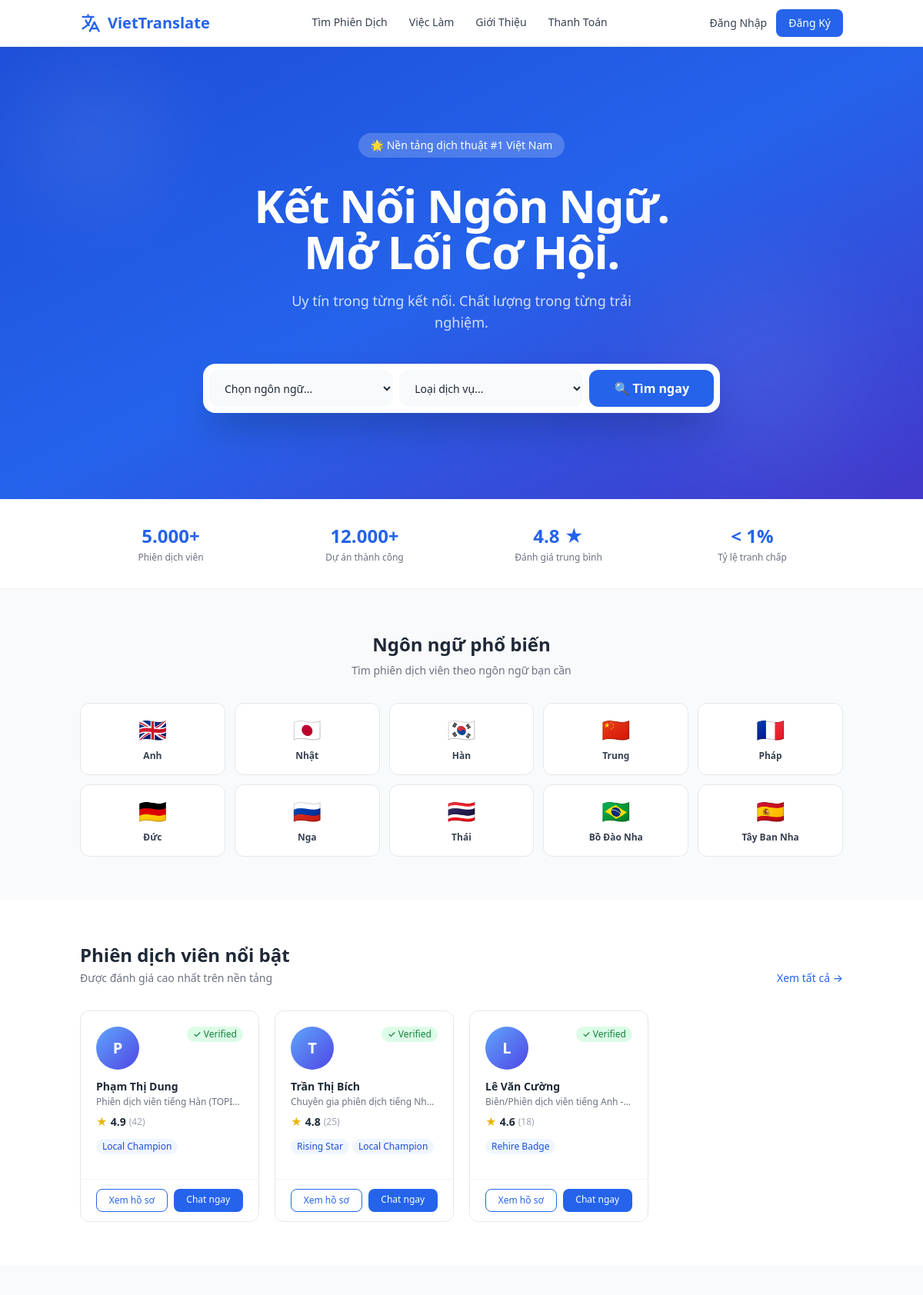
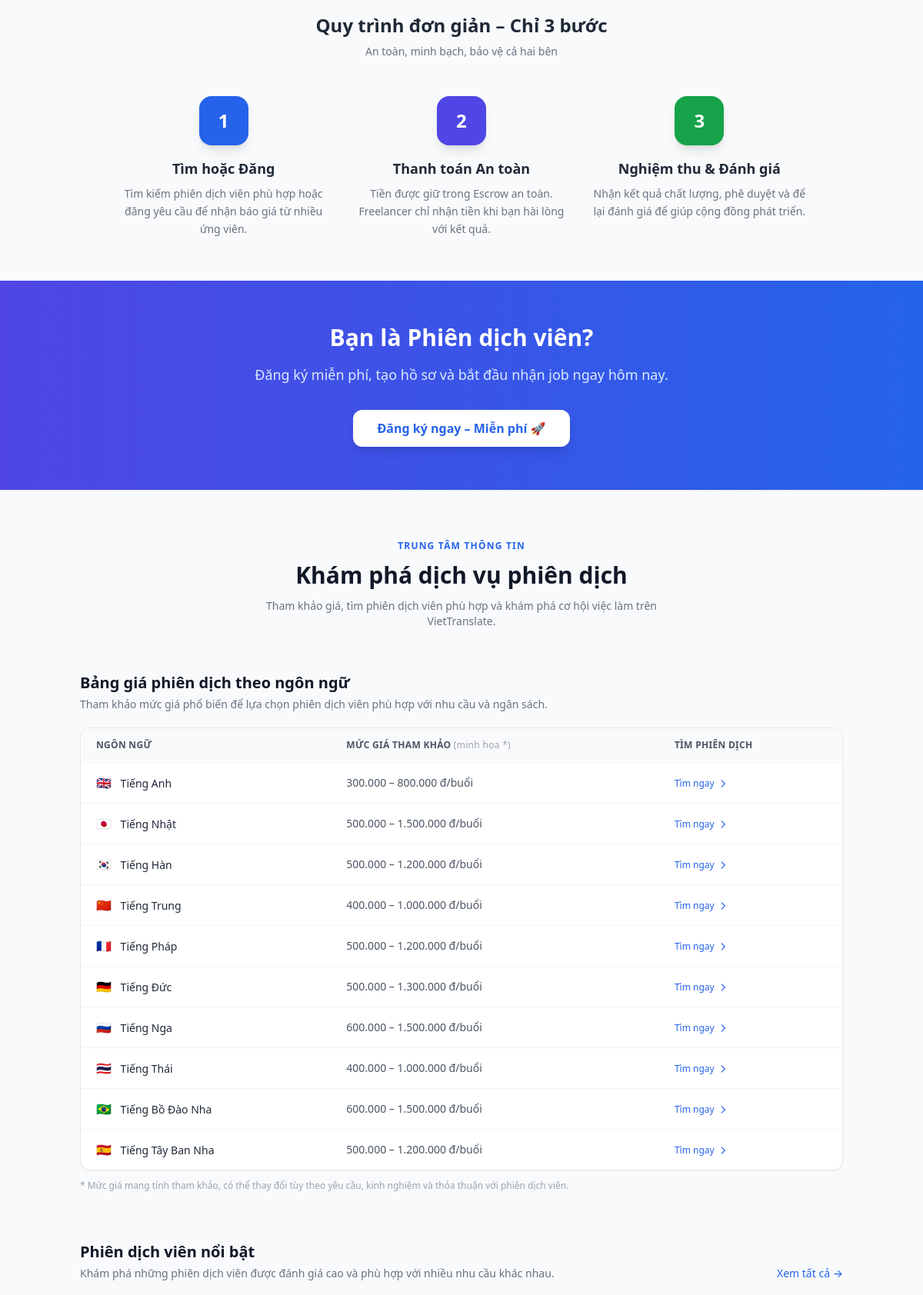
The page / (upper part) on the database its author committed (2 pictures, top to bottom).
### models.py (models this page shows)
class TranslatorProfile(db.Model):
    id = db.Column(db.Integer, primary_key=True)
    user_id = db.Column(db.Integer, db.ForeignKey('user.id'), nullable=False)
    title = db.Column(db.String(200))
    bio = db.Column(db.Text)
    languages = db.Column(db.String(300))
    badges = db.Column(db.String(200))
    rating = db.Column(db.Float, default=0.0)
    total_reviews = db.Column(db.Integer, default=0)
    total_jobs = db.Column(db.Integer, default=0)
    response_time = db.Column(db.String(50), default='2 giờ')
    is_verified = db.Column(db.Boolean, default=False)
    services = db.relationship('Service', backref='profile', lazy=True)

class User(db.Model):
    id = db.Column(db.Integer, primary_key=True)
    name = db.Column(db.String(100), nullable=False)
    email = db.Column(db.String(120), unique=True, nullable=False)
    password_hash = db.Column(db.String(256), nullable=False)
    phone = db.Column(db.String(20))
    role = db.Column(db.String(20), nullable=False)  # 'hirer', 'translator', 'admin'
    is_admin = db.Column(db.Boolean, default=False)
    is_active = db.Column(db.Boolean, default=True)
    created_at = db.Column(db.DateTime, default=datetime.utcnow)
    profile = db.relationship('TranslatorProfile', backref='user', uselist=False)
    jobs_posted = db.relationship('Job', backref='hirer', lazy=True)
    proposals = db.relationship('Proposal', backref='translator', lazy=True)
    messages_sent = db.relationship('Message', foreign_keys='Message.sender_id', backref='sender', lazy=True)
    direct_messages_sent = db.relationship('DirectMessage', foreign_keys='DirectMessage.sender_id', backref='sender', lazy=True)

### app.py (the view)
@app.route('/')
def index():
    top_translators = TranslatorProfile.query.filter_by(is_verified=True).order_by(
        TranslatorProfile.rating.desc()).limit(4).all()
    return render_template('index.html', top_translators=top_translators)

### app.py (called while the page is built)
@app.context_processor
def inject_globals():
    user = None
    if 'user_id' in session:
        user = User.query.get(session['user_id'])
    return dict(current_user=user, LANGUAGES=LANGUAGES)

### templates/index.html (shortened to what this page needs)
{% extends "base.html" %}
{% block content %}
<section class="relative bg-gradient-to-br from-blue-700 via-blue-600 to-indigo-700 text-white overflow-hidden">
    <div class="absolute inset-0 opacity-10">
        <div class="absolute top-10 left-10 w-40 h-40 bg-white rounded-full blur-3xl"></div>
        <div class="absolute bottom-10 right-20 w-64 h-64 bg-indigo-300 rounded-full blur-3xl"></div>
    </div>
    <div class="relative container mx-auto px-4 py-20 md:py-28">
        <div class="max-w-3xl mx-auto text-center">
            <div class="inline-block bg-white/20 text-white text-sm font-medium px-4 py-1.5 rounded-full mb-8">
                🌟 Nền tảng dịch thuật #1 Việt Nam
            </div>
            <h1 class="text-4xl sm:text-5xl md:text-6xl font-extrabold leading-tight tracking-tight mb-5">
                Kết Nối Ngôn Ngữ.<br>Mở Lối Cơ Hội.
            </h1>
            <p class="text-base sm:text-lg text-white/80 font-medium mb-10 max-w-lg mx-auto leading-relaxed">
                Uy tín trong từng kết nối. Chất lượng trong từng trải nghiệm.
            </p>
            <div class="bg-white rounded-2xl p-2 flex flex-col md:flex-row gap-2 shadow-2xl max-w-2xl mx-auto">
                <select id="qs-lang" class="flex-1 px-4 py-3 text-gray-800 text-sm rounded-xl focus:outline-none focus:ring-2 focus:ring-blue-300 bg-gray-50">
                    <option value="">Chọn ngôn ngữ...</option>
                </select>
                <select id="qs-type" class="flex-1 px-4 py-3 text-gray-800 text-sm rounded-xl focus:outline-none focus:ring-2 focus:ring-blue-300 bg-gray-50">
                    <option value="">Loại dịch vụ...</option>
                </select>
                <button onclick="quickSearch()" class="bg-primary text-white font-bold px-8 py-3 rounded-xl hover:bg-blue-700 transition whitespace-nowrap">
                    🔍 Tìm ngay
                </button>
            </div>
        </div>
    </div>
</section>
<section class="bg-white border-b border-gray-100">
    <div class="container mx-auto px-4 py-6">
        <div class="grid grid-cols-2 md:grid-cols-4 gap-4 text-center">
            <div class="py-2">
                <p class="text-2xl font-bold text-primary">5.000+</p>
                <p class="text-xs text-gray-500 mt-1">Phiên dịch viên</p>
            </div>
            <div class="py-2">
                <p class="text-2xl font-bold text-primary">12.000+</p>
                <p class="text-xs text-gray-500 mt-1">Dự án thành công</p>
            </div>
            <div class="py-2">
                <p class="text-2xl font-bold text-primary">4.8 ★</p>
                <p class="text-xs text-gray-500 mt-1">Đánh giá trung bình</p>
            </div>
            <div class="py-2">
                <p class="text-2xl font-bold text-primary">&lt; 1%</p>
                <p class="text-xs text-gray-500 mt-1">Tỷ lệ tranh chấp</p>
            </div>
        </div>
    </div>
</section>
<section class="py-14 bg-gray-50">
    <div class="container mx-auto px-4">
        <h2 class="text-2xl font-bold text-center mb-2">Ngôn ngữ phổ biến</h2>
        <p class="text-gray-500 text-center text-sm mb-8">Tìm phiên dịch viên theo ngôn ngữ bạn cần</p>
        <div class="grid grid-cols-3 md:grid-cols-5 gap-3">
            {% for lang, flag, cert in LANGUAGES %}
            <a href="{{ url_for('translator_list', lang=lang) }}"
               class="card-hover bg-white rounded-xl p-4 text-center border border-gray-200 hover:border-primary group">
                <div class="text-3xl mb-2">{{ flag }}</div>
                <p class="text-xs font-semibold text-gray-700 group-hover:text-primary">{{ lang.replace('Tiếng ', '') }}</p>
            </a>
            {% endfor %}
        </div>
    </div>
</section>
{% if top_translators %}
<section class="py-14 bg-white">
    <div class="container mx-auto px-4">
        <div class="flex justify-between items-end mb-8">
            <div>
                <h2 class="text-2xl font-bold mb-1">Phiên dịch viên nổi bật</h2>
                <p class="text-gray-500 text-sm">Được đánh giá cao nhất trên nền tảng</p>
            </div>
            <a href="{{ url_for('translator_list') }}" class="text-sm text-primary font-medium hover:underline">Xem tất cả →</a>
        </div>
        <div class="grid grid-cols-1 sm:grid-cols-2 lg:grid-cols-4 gap-5">
            {% for profile in top_translators %}
            <div class="card-hover bg-white rounded-xl border border-gray-200 overflow-hidden">
                <div class="p-5">
                    <div class="flex justify-between items-start mb-3">
                        <div class="w-14 h-14 rounded-full bg-gradient-to-br from-blue-400 to-indigo-600 flex items-center justify-center text-white text-xl font-bold">
                            {{ profile.user.name[0]|upper }}
                        </div>
                        {% if profile.is_verified %}
                        <span class="bg-green-100 text-green-700 text-xs px-2 py-0.5 rounded-full font-medium">✓ Verified</span>
                        {% endif %}
                    </div>
                    <h3 class="font-bold text-gray-800 text-sm mb-0.5">{{ profile.user.name }}</h3>
                    <p class="text-xs text-gray-500 mb-2 line-clamp-1">{{ profile.title }}</p>
                    <div class="flex items-center gap-1 text-yellow-500 text-sm mb-3">
                        <span>★</span>
                        <span class="font-bold text-gray-800">{{ profile.rating }}</span>
                        <span class="text-gray-400 text-xs">({{ profile.total_reviews }})</span>
                    </div>
                    {% if profile.badges %}
                    <div class="flex flex-wrap gap-1 mb-3">
                        {% for b in profile.badges.split(',')[:2] %}
                        <span class="text-xs bg-blue-50 text-blue-700 px-2 py-0.5 rounded-full">{{ b.strip() }}</span>
                        {% endfor %}
                    </div>
                    {% endif %}
                </div>
                <div class="border-t border-gray-100 px-5 py-3 flex gap-2">
                    <a href="{{ url_for('translator_profile', profile_id=profile.id) }}" class="flex-1 text-center text-xs font-medium text-primary border border-primary rounded-lg py-1.5 hover:bg-blue-50 transition">Xem hồ sơ</a>
                    <a href="{{ url_for('direct_chat', translator_user_id=profile.user_id) }}" class="flex-1 text-center text-xs font-medium text-white bg-primary rounded-lg py-1.5 hover:bg-blue-700 transition">Chat ngay</a>
                </div>
            </div>
            {% endfor %}
        </div>
    </div>
</section>
{% endif %}
<section class="py-14 bg-gray-50">
    <div class="container mx-auto px-4">
        <h2 class="text-2xl font-bold text-center mb-2">Quy trình đơn giản – Chỉ 3 bước</h2>
        <p class="text-gray-500 text-center text-sm mb-12">An toàn, minh bạch, bảo vệ cả hai bên</p>
        <div class="grid md:grid-cols-3 gap-8 max-w-4xl mx-auto">
            <div class="text-center">
                <div class="w-16 h-16 mx-auto mb-4 bg-blue-600 text-white rounded-2xl flex items-center justify-center text-2xl font-bold shadow-lg">1</div>
                <h3 class="font-bold text-lg mb-2">Tìm hoặc Đăng</h3>
                <p class="text-gray-500 text-sm leading-relaxed">Tìm kiếm phiên dịch viên phù hợp hoặc đăng yêu cầu để nhận báo giá từ nhiều ứng viên.</p>
            </div>
            <div class="text-center">
                <div class="w-16 h-16 mx-auto mb-4 bg-indigo-600 text-white rounded-2xl flex items-center justify-center text-2xl font-bold shadow-lg">2</div>
                <h3 class="font-bold text-lg mb-2">Thanh toán An toàn</h3>
                <p class="text-gray-500 text-sm leading-relaxed">Tiền được giữ trong Escrow an toàn. Freelancer chỉ nhận tiền khi bạn hài lòng với kết quả.</p>
            </div>
            <div class="text-center">
                <div class="w-16 h-16 mx-auto mb-4 bg-green-600 text-white rounded-2xl flex items-center justify-center text-2xl font-bold shadow-lg">3</div>
                <h3 class="font-bold text-lg mb-2">Nghiệm thu & Đánh giá</h3>
                <p class="text-gray-500 text-sm leading-relaxed">Nhận kết quả chất lượng, phê duyệt và để lại đánh giá để giúp cộng đồng phát triển.</p>
            </div>
        </div>
    </div>
</section>
<section class="py-14 bg-gradient-to-r from-indigo-600 to-blue-600 text-white">
    <div class="container mx-auto px-4 text-center">
        <h2 class="text-3xl font-bold mb-4">Bạn là Phiên dịch viên?</h2>
        <p class="text-blue-100 mb-8 text-lg">Đăng ký miễn phí, tạo hồ sơ và bắt đầu nhận job ngay hôm nay.</p>
        <a href="{{ url_for('register') }}" class="inline-block bg-white text-primary font-bold px-8 py-3 rounded-xl hover:bg-gray-50 transition shadow-lg">
            Đăng ký ngay – Miễn phí 🚀
        </a>
    </div>
</section>
<section class="bg-slate-50 border-t border-gray-200" aria-label="Thông tin và tài nguyên về phiên dịch">
    <div class="container mx-auto px-4 pt-16 pb-20">
        <div class="text-center mb-14">
            <p class="text-xs font-semibold tracking-widest text-primary uppercase mb-3">Trung tâm thông tin</p>
            <h2 class="text-2xl sm:text-3xl font-bold text-gray-900 mb-3">Khám phá dịch vụ phiên dịch</h2>
            <p class="text-gray-500 text-sm max-w-xl mx-auto">Tham khảo giá, tìm phiên dịch viên phù hợp và khám phá cơ hội việc làm trên VietTranslate.</p>
        </div>
        <div id="bang-gia-phien-dich" class="mb-16 scroll-mt-20">
            <div class="flex items-end justify-between mb-2">
                <div>
                    <h2 class="text-xl font-bold text-gray-900">Bảng giá phiên dịch theo ngôn ngữ</h2>
                    <p class="text-gray-500 text-sm mt-1">Tham khảo mức giá phổ biến để lựa chọn phiên dịch viên phù hợp với nhu cầu và ngân sách.</p>
                </div>
            </div>
            <div class="overflow-x-auto rounded-xl border border-gray-200 bg-white shadow-sm mt-5">
                <table class="w-full text-sm min-w-[560px]" role="table">
                    <thead>
                        <tr class="border-b border-gray-100 bg-gray-50 text-gray-600 text-xs uppercase tracking-wide">
                            <th scope="col" class="text-left px-5 py-3.5 font-semibold">Ngôn ngữ</th>
                            <th scope="col" class="text-left px-5 py-3.5 font-semibold">Mức giá tham khảo <span class="text-gray-400 font-normal normal-case">(minh họa *)</span></th>
                            <th scope="col" class="text-left px-5 py-3.5 font-semibold">Tìm phiên dịch</th>
                        </tr>
                    </thead>
                    <tbody class="divide-y divide-gray-100">
                        {% for lang, flag, cert in LANGUAGES %}
                        <tr class="hover:bg-blue-50/40 transition-colors">
                            <td class="px-5 py-3.5">
                                <span class="mr-2 text-base">{{ flag }}</span>
                                <span class="font-medium text-gray-800">{{ lang }}</span>
                            </td>
                            <td class="px-5 py-3.5 text-gray-600 tabular-nums">
                                {{ price_data.get(lang, 'Liên hệ để báo giá') }}
                            </td>
                            <td class="px-5 py-3.5">
                                <a href="{{ url_for('translator_list', lang=lang) }}"
                                   class="inline-flex items-center gap-1 text-primary font-medium text-xs hover:underline"
                                   aria-label="Tìm phiên dịch viên {{ lang }}">
                                    Tìm ngay
                                    <svg class="w-3.5 h-3.5" fill="none" stroke="currentColor" viewBox="0 0 24 24" aria-hidden="true"><path stroke-linecap="round" stroke-linejoin="round" stroke-width="2" d="M9 5l7 7-7 7"/></svg>
                                </a>
                            </td>
                        </tr>
                        {% endfor %}
                    </tbody>
                </table>
            </div>
            <p class="text-xs text-gray-400 mt-3">* Mức giá mang tính tham khảo, có thể thay đổi tùy theo yêu cầu, kinh nghiệm và thỏa thuận với phiên dịch viên.</p>
        </div>
        <div id="phien-dich-vien-noi-bat" class="mb-16 scroll-mt-20">
            <div class="flex items-end justify-between mb-5">
                <div>
                    <h2 class="text-xl font-bold text-gray-900">Phiên dịch viên nổi bật</h2>
                    <p class="text-gray-500 text-sm mt-1">Khám phá những phiên dịch viên được đánh giá cao và phù hợp với nhiều nhu cầu khác nhau.</p>
                </div>
                <a href="{{ url_for('translator_list') }}" class="hidden sm:block text-sm text-primary font-medium hover:underline shrink-0 ml-4">
                    Xem tất cả →
                </a>
            </div>
        </div>
    </div>
</section>
{% endblock %}

### templates/base.html (style rules this page uses)
body { font-family:'Segoe UI',system-ui,-apple-system,sans-serif }
.card-hover { transition:transform .2s,box-shadow .2s }

### rows shown on the page
TranslatorProfile: user "P", is_verified "✓ Verified", user.name "Phạm Thị Dung", title "Phiên dịch viên tiếng Hàn…", rating "4.9", total_reviews "42", strip "Local Champion"
TranslatorProfile: user "T", is_verified "✓ Verified", user.name "Trần Thị Bích", title "Chuyên gia phiên dịch tiếng…", rating "4.8", total_reviews "25", strip "Rising Star" "Local Champion"
TranslatorProfile: user "L", is_verified "✓ Verified", user.name "Lê Văn Cường", title "Biên/Phiên dịch viên tiếng Anh…", rating "4.6", total_reviews "18", strip "Rehire Badge"

### other values the page prints
{{ flag }} "🇬🇧" "🇯🇵" "🇰🇷" "🇨🇳" "🇫🇷" "🇩🇪" "🇷🇺" "🇹🇭" "🇧🇷" "🇪🇸"
{{ lang.replace('Tiếng ', '') }} "Anh" "Nhật" "Hàn" "Trung" "Pháp" "Đức" "Nga" "Thái" "Bồ Đào Nha" "Tây Ban Nha"
{{ lang }} "Tiếng Anh" "Tiếng Nhật" "Tiếng Hàn" "Tiếng Trung" "Tiếng Pháp" "Tiếng Đức" "Tiếng Nga" "Tiếng Thái" "Tiếng Bồ Đào Nha" "Tiếng Tây Ban Nha"
{{ price_data.get(lang, 'Liên hệ để báo giá') }} "300.000 – 800.000 đ/buổi" "500.000 – 1.500.000 đ/buổi" "500.000 – 1.200.000 đ/buổi" "400.000 – 1.000.000 đ/buổi" "500.000 – 1.200.000 đ/buổi" "500.000 – 1.300.000 đ/buổi" "600.000 – 1.500.000 đ/buổi" "400.000 – 1.000.000 đ/buổi" "600.000 – 1.500.000 đ/buổi" "500.000 – 1.200.000 đ/buổi"
